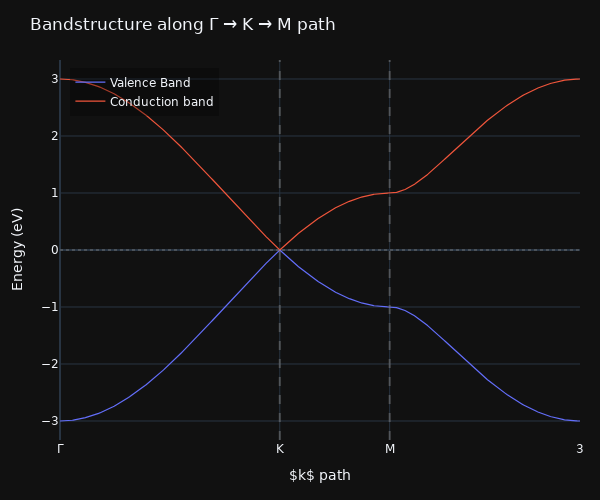

Notebook cell for this chart:
### Markdown cell above
<a id="sec-4c-line"></a>

### Code cell
# --- Load kpath from kpath.json ---
with open("kpaths/kpath.json", "r") as file:
    kpath_lines = json.load(file)

# Get absolute k coordinates
kx_line = np.array(kpath_lines["kx"])
ky_line = np.array(kpath_lines["ky"])

# Get K point for converting to relative coordinates (continuum model: K is at origin)
K = np.array([kpath_lines["K"]["kx"], kpath_lines["K"]["ky"]])

# Convert to relative coordinates (q = k - K)
# Get segment information for breaks
segments = kpath_lines.get("segments", [])
if segments:
    breaks = [segments[0]["start"], segments[0]["end"], segments[1]["end"] - 1 if len(segments) > 1 else len(kx_line) - 1]
    breaks = [min(b, len(kx_line) - 1) for b in breaks]  # Ensure valid indices
    k_labels = ["Γ", "K", "M"]
else:
    breaks = [0, len(kx_line)//2, len(kx_line) - 1]
    k_labels = ["start", "K", "end"]

# --- Compute eigenenergies ---
# In continuum model, use absolute k coordinates for eigenenergies
energies = eigenenergies(kx_line, ky_line, H_func=H_bloch_pzpzpi)  # shape (N, nbands)
nbands = energies.shape[1]

# --- Compute cumulative path distance s (x-axis) ---
dx = np.diff(kx_line, prepend=kx_line[0])
dy = np.diff(ky_line, prepend=ky_line[0])
s = np.cumsum(np.hypot(dx, dy))

# --- Get break positions at symmetry points ---
break_positions = [s[b] for b in breaks if b < len(s)]
break_positions.append(s[-1])  # Always include the last point

# --- Plotly figure ---
fig = go.Figure()

fig.add_trace(go.Scatter(
        x=s, y=energies[:, 0],
        mode="lines",
        line=dict(width=1.2),
        name=f"Valence Band",
    ))

fig.add_trace(go.Scatter(
        x=s, y=energies[:, 1],
        mode="lines",
        line=dict(width=1.2),
        name=f"Conduction band",
    ))
# --- Vertical separators at symmetry points ---
for x in break_positions[1:-1]:  # Skip first and last
    fig.add_vline(x=x, line_dash="dash", line_color="gray", opacity=0.5)

# --- Fermi level (horizontal) ---
fig.add_hline(y=fermi_level, line_dash="dot", line_color="gray", opacity=0.4)

# --- Update x-axis with symmetry point labels ---
# Ensure we have labels for all break positions
ticktext = []
for i, pos in enumerate(break_positions):
    if i < len(k_labels):
        ticktext.append(k_labels[i])
    else:
        ticktext.append(f"{i}")

fig.update_xaxes(
    title_text=r"$k$ path",
    tickmode="array",
    tickvals=break_positions,
    ticktext=ticktext,
    showgrid=True
)

# --- Layout ---
fig.update_layout(
    title="Bandstructure along Γ → K → M path",
    xaxis_title=r"$k$ path",
    yaxis_title="Energy (eV)",
    template="plotly_dark",
    font=dict(family="DejaVu Sans"),
    width=600,
    height=500,
    margin=dict(l=60, r=20, t=60, b=60),
    legend=dict(x=0.02, y=0.98, bgcolor="rgba(0,0,0,0.3)"),
)

fig.show()

### Figure 1 — Plotly figure (JSON) as saved in the notebook; plotly's stock layout.template omitted (floating-point values rounded to 4 significant figures; data arrays with more than 128 entries replaced by an {"elided": "..."} marker saying what was removed)
{"data": [{"line": {"width": 1.2}, "mode": "lines", "name": "Valence Band", "type": "scatter", "x": {"elided": "600 float values"}, "y": {"elided": "600 float values"}}, {"line": {"width": 1.2}, "mode": "lines", "name": "Conduction band", "type": "scatter", "x": {"elided": "600 float values"}, "y": {"elided": "600 float values"}}], "layout": {"font": {"family": "DejaVu Sans"}, "height": 500, "legend": {"bgcolor": "rgba(0,0,0,0.3)", "x": 0.02, "y": 0.98}, "margin": {"b": 60, "l": 60, "r": 20, "t": 60}, "shapes": [{"line": {"color": "gray", "dash": "dash"}, "opacity": 0.5, "type": "line", "x0": 1.703, "x1": 1.703, "xref": "x", "y0": 0, "y1": 1, "yref": "y domain"}, {"line": {"color": "gray", "dash": "dash"}, "opacity": 0.5, "type": "line", "x0": 2.554, "x1": 2.554, "xref": "x", "y0": 0, "y1": 1, "yref": "y domain"}, {"line": {"color": "gray", "dash": "dot"}, "opacity": 0.4, "type": "line", "x0": 0, "x1": 1, "xref": "x domain", "y0": 0, "y1": 0, "yref": "y"}], "title": {"text": "Bandstructure along Γ → K → M path"}, "width": 600, "xaxis": {"showgrid": true, "tickmode": "array", "ticktext": ["Γ", "K", "M", "3"], "tickvals": [0, 1.703, 2.554, 4.029], "title": {"text": "$k$ path"}}, "yaxis": {"title": {"text": "Energy (eV)"}}}}
